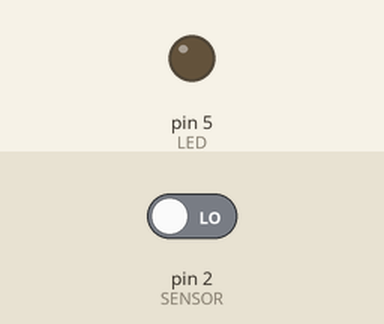
The sketch below on a simulated Arduino Uno, built with avr-gcc and run on an emulated ATmega328P. Parts: output pins drawn as LEDs (lit = HIGH). The inputs (shaded band) are chosen by the test bench; at power-on: pin 2 (SENSOR) LOW.

Above: at 1.2 s.
1.3 s: pin 2 (SENSOR) driven HIGH
At 1.9 s:
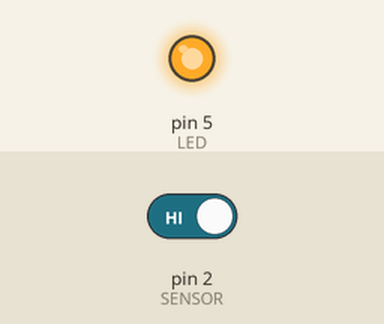
2.8 s: pin 2 (SENSOR) driven LOW
At 3.1 s:
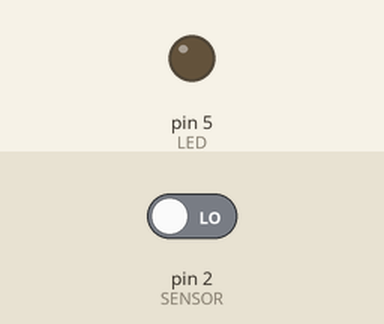
Timing chart, 0 to 5.8 s (numbered marks = the images above; inputs shaded):
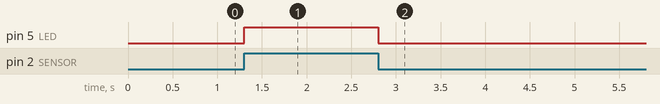

Measured:
- after the input at 1.3 s, pin 5 (LED): LOW → HIGH at once
- after the input at 2.8 s, pin 5 (LED): HIGH → LOW at once

The sketch:

LDRSensor.ino
```cpp
// Define the sensor and LED pin numbers
const int SENSOR = 2;
const int LED = 5;

void setup() {
    // Setup the sensor pin as input and the LED pin as output
    pinMode(SENSOR, INPUT);
    pinMode(LED, OUTPUT);
}

void loop() {
    // Continuously check the sensor reading and control the LED accordingly
    if (digitalRead(SENSOR) == HIGH) {
        digitalWrite(LED, HIGH); // Turn on the LED
    } else {
        digitalWrite(LED, LOW); // Turn off the LED
    }
}
```
